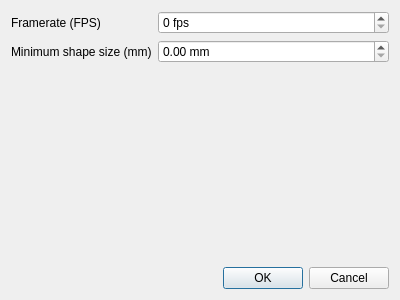
<?xml version="1.0" encoding="UTF-8"?>
<ui version="4.0">
 <class>SettingsDialog</class>
 <widget class="QDialog" name="SettingsDialog">
  <property name="geometry">
   <rect>
    <x>0</x>
    <y>0</y>
    <width>400</width>
    <height>300</height>
   </rect>
  </property>
  <property name="windowTitle">
   <string>Dialog</string>
  </property>
  <layout class="QVBoxLayout" name="verticalLayout">
   <item>
    <layout class="QFormLayout" name="formLayout">
     <item row="0" column="0">
      <widget class="QLabel" name="label">
       <property name="text">
        <string>Framerate (FPS)</string>
       </property>
      </widget>
     </item>
     <item row="1" column="0">
      <widget class="QLabel" name="label_2">
       <property name="text">
        <string>Minimum shape size (mm)</string>
       </property>
      </widget>
     </item>
     <item row="0" column="1">
      <widget class="QSpinBox" name="fpsBox">
       <property name="suffix">
        <string> fps</string>
       </property>
       <property name="maximum">
        <number>10000</number>
       </property>
      </widget>
     </item>
     <item row="1" column="1">
      <widget class="QDoubleSpinBox" name="minSizeBox">
       <property name="suffix">
        <string> mm</string>
       </property>
      </widget>
     </item>
    </layout>
   </item>
   <item>
    <widget class="QDialogButtonBox" name="buttonBox">
     <property name="orientation">
      <enum>Qt::Horizontal</enum>
     </property>
     <property name="standardButtons">
      <set>QDialogButtonBox::Cancel|QDialogButtonBox::Ok</set>
     </property>
    </widget>
   </item>
  </layout>
 </widget>
 <resources/>
 <connections>
  <connection>
   <sender>buttonBox</sender>
   <signal>accepted()</signal>
   <receiver>SettingsDialog</receiver>
   <slot>saveSettings()</slot>
   <hints>
    <hint type="sourcelabel">
     <x>248</x>
     <y>254</y>
    </hint>
    <hint type="destinationlabel">
     <x>157</x>
     <y>274</y>
    </hint>
   </hints>
  </connection>
  <connection>
   <sender>buttonBox</sender>
   <signal>rejected()</signal>
   <receiver>SettingsDialog</receiver>
   <slot>reject()</slot>
   <hints>
    <hint type="sourcelabel">
     <x>316</x>
     <y>260</y>
    </hint>
    <hint type="destinationlabel">
     <x>286</x>
     <y>274</y>
    </hint>
   </hints>
  </connection>
 </connections>
 <slots>
  <slot>saveSettings()</slot>
 </slots>
</ui>
